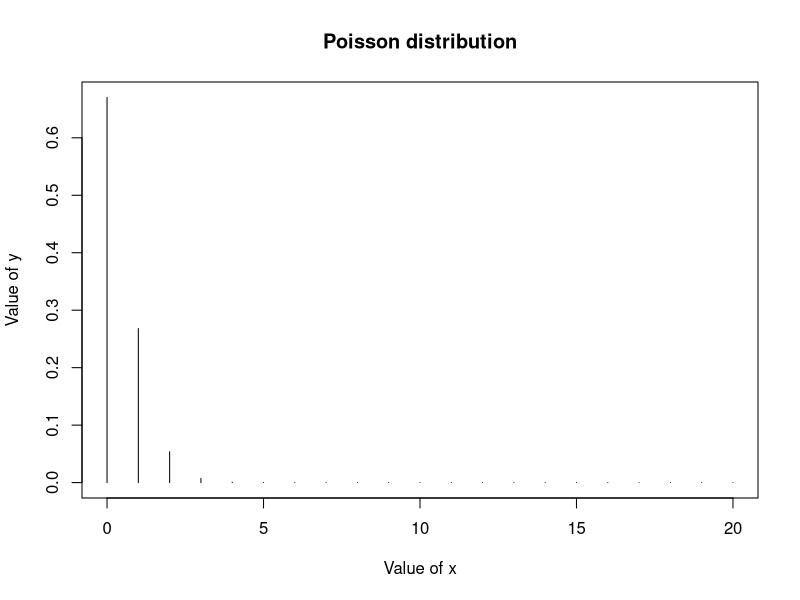

This figure's R source: (Note: this script raises an error after producing the figure.)
m=20
ps=0.02
lambda=m*ps
lambda
p1=sum(dpois(2:m,lambda))
p1
round(1000*p1)
p2=dpois(2,lambda)
p2
round(1000*p2)
x1=0:m
px1=dpois(x1,lambda)
plot(x1,px1,type="h",xlab = "Value of x",ylab = "Value of y",main = "Poisson distribution")
Ex1=weighted.mean(x1,px1)
Ex1
vx1=weighted.mean(x1*x1,px1)-(Ex1)^2
vx

p3 = ppois(2,lambda)
p3

round(1000*p3)
x1 = 0:n
px1=dpois(x1,lambda)
plot(x1,px1,type='h',xlab="values of x", ylab="probabilty values of x")
